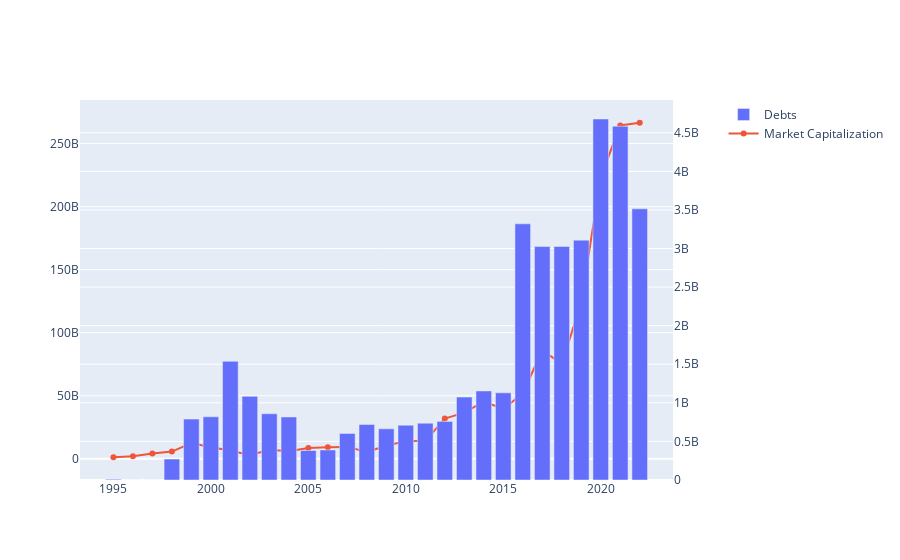

Notebook code for this chart:
### Code cell
import plotly.graph_objects as go

from plotly.subplots import make_subplots

# Create figure with secondary y-axis
fig = make_subplots(specs=[[{"secondary_y": True}]])

fig.add_trace(go.Bar(x=entreprise_value_t.index, y=entreprise_value_t.addTotalDebt,
                    name='Debts'), secondary_y=True)

fig.add_trace(go.Scatter(x=entreprise_value_t.index, y=entreprise_value_t.marketCapitalization,
                    mode='lines+markers',
                    name='Market Capitalization'), secondary_y=False)

"""
fig.add_trace(go.Bar(x=income_statement_annually_t.index, y=income_statement_annually_t.netIncome,
                    name='NetIncome'), secondary_y=True)

fig.add_trace(go.Bar(x=income_statement_annually_t.index, y=income_statement_annually_t.ebitda,
                    name='Ebitda'), secondary_y=True)

"""

fig.show()

### Figure 1 — Plotly figure (JSON) as saved in the notebook; plotly's stock layout.template omitted (floating-point values rounded to 4 significant figures)
{"data": [{"name": "Debts", "type": "bar", "x": ["2022", "2021", "2020", "2019", "2018", "2017", "2016", "2015", "2014", "2013", "2012", "2011", "2010", "2009", "2008", "2007", "2006", "2005", "2004", "2003", "2002", "2001", "2000", "1999", "1998", "1997", "1996", "1995"], "xaxis": "x", "y": [3514200000, 4584100000, 4678200000, 3108300000, 3026500000, 3025300000, 3319465000, 1129685000, 1154137000, 1074570000, 759490000, 736368000, 710060000, 663102000, 718800000.0, 604200000.0, 388800000.0, 382300000.0, 816700000.0, 858600000.0, 1084000000.0, 1538000000.0, 819300000.0, 789069260, 270719550, 0, 0, 8812983], "yaxis": "y2"}, {"mode": "lines+markers", "name": "Market Capitalization", "type": "scatter", "x": ["2022", "2021", "2020", "2019", "2018", "2017", "2016", "2015", "2014", "2013", "2012", "2011", "2010", "2009", "2008", "2007", "2006", "2005", "2004", "2003", "2002", "2001", "2000", "1999", "1998", "1997", "1996", "1995"], "xaxis": "x", "y": [266500000000.0, 264300000000.0, 223400000000.0, 123900000000.0, 75290000000.0, 86060000000.0, 51800000000.0, 39550000000.0, 45440000000.0, 36630000000.0, 31900000000.0, 14080000000.0, 14100000000.0, 10410000000.0, 5497000000.0, 9467000000.0, 9258000000.0, 8585000000.0, 5944000000.0, 7152000000.0, 2930000000.0, 6672000000.0, 9125000000.0, 12540000000.0, 5710000000.0, 4176000000.0, 2026000000.0, 1247000000.0], "yaxis": "y"}], "layout": {"xaxis": {"anchor": "y", "domain": [0, 0.94]}, "yaxis": {"anchor": "x", "domain": [0, 1]}, "yaxis2": {"anchor": "x", "overlaying": "y", "side": "right"}}}
